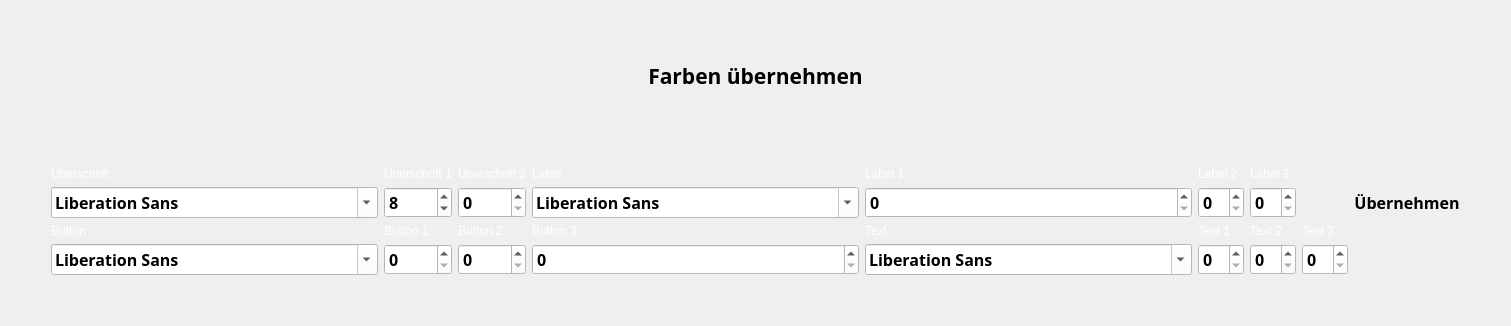
     <widget class="QWidget" name="tab">
      <attribute name="title">
       <string>Optik</string>
      </attribute>
      <layout class="QGridLayout" name="gridLayout_6">
       <item row="3" column="1">
        <layout class="QHBoxLayout" name="horizontalLayout">
         <item>
          <layout class="QVBoxLayout" name="verticalLayout_2">
           <property name="sizeConstraint">
            <enum>QLayout::SetDefaultConstraint</enum>
           </property>
          </layout>
         </item>
         <item>
          <layout class="QVBoxLayout" name="verticalLayout_3"/>
         </item>
         <item>
          <layout class="QVBoxLayout" name="verticalLayout_4"/>
         </item>
         <item>
          <layout class="QVBoxLayout" name="verticalLayout_5"/>
         </item>
        </layout>
       </item>
       <item row="5" column="1">
        <spacer name="verticalSpacer_7">
         <property name="orientation">
          <enum>Qt::Vertical</enum>
         </property>
         <property name="sizeType">
          <enum>QSizePolicy::Fixed</enum>
         </property>
         <property name="sizeHint" stdset="0">
          <size>
           <width>20</width>
           <height>40</height>
          </size>
         </property>
        </spacer>
       </item>
       <item row="0" column="1">
        <spacer name="verticalSpacer_6">
         <property name="orientation">
          <enum>Qt::Vertical</enum>
         </property>
         <property name="sizeType">
          <enum>QSizePolicy::Fixed</enum>
         </property>
         <property name="sizeHint" stdset="0">
          <size>
           <width>20</width>
           <height>40</height>
          </size>
         </property>
        </spacer>
       </item>
       <item row="3" column="0">
        <spacer name="horizontalSpacer_13">
         <property name="orientation">
          <enum>Qt::Horizontal</enum>
         </property>
         <property name="sizeType">
          <enum>QSizePolicy::Fixed</enum>
         </property>
         <property name="sizeHint" stdset="0">
          <size>
           <width>40</width>
           <height>20</height>
          </size>
         </property>
        </spacer>
       </item>
       <item row="1" column="1">
        <widget class="QPushButton" name="colorchange">
         <property name="minimumSize">
          <size>
           <width>80</width>
           <height>50</height>
          </size>
         </property>
         <property name="font">
          <font>
           <family>VW Head CarUI</family>
           <pointsize>16</pointsize>
           <weight>75</weight>
           <bold>true</bold>
          </font>
         </property>
         <property name="styleSheet">
          <string notr="true">QPushButton{
background: qlineargradient(x1: 0, y1: 0, x2: 0, y2: 1,
                     stop: 0 #c8def3, stop: 0.4 #79aee2,
                     stop: 0.5 #6fa3d6, stop: 1.0 #6798c7);
color:rgb(0, 0, 0);
border-style:outset;
}
QPushButton:hover{
background: qlineargradient(x1: 0, y1: 0, x2: 0, y2: 1,
                     stop: 0 #6798c7, stop: 0.4 #6fa3d6,
                     stop: 0.5 #79aee2, stop: 1.0 #c8def3);
border-style:outset;
border-width:3px;
border-color:rgb(46, 87, 143);
}
QPushButton:pressed{
background-color: rgb(200, 222, 243);
border-style:inset;
}
</string>
         </property>
         <property name="text">
          <string>Farben übernehmen</string>
         </property>
        </widget>
       </item>
       <item row="3" column="2">
        <spacer name="horizontalSpacer_14">
         <property name="orientation">
          <enum>Qt::Horizontal</enum>
         </property>
         <property name="sizeType">
          <enum>QSizePolicy::Fixed</enum>
         </property>
         <property name="sizeHint" stdset="0">
          <size>
           <width>40</width>
           <height>20</height>
          </size>
         </property>
        </spacer>
       </item>
       <item row="4" column="1">
        <layout class="QVBoxLayout" name="verticalLayout_6">
         <item>
          <layout class="QGridLayout" name="gridLayout_3">
           <item row="2" column="0">
            <widget class="QLabel" name="label_8">
             <property name="styleSheet">
              <string notr="true">color:rgb(255,255,255)</string>
             </property>
             <property name="text">
              <string>Button</string>
             </property>
            </widget>
           </item>
           <item row="1" column="6">
            <widget class="QSpinBox" name="spinBoxL3">
             <property name="font">
              <font>
               <family>VW Head CarUI</family>
               <pointsize>12</pointsize>
               <weight>75</weight>
               <bold>true</bold>
              </font>
             </property>
             <property name="styleSheet">
              <string notr="true">background-color:rgb(255,255,255)</string>
             </property>
            </widget>
           </item>
           <item row="1" column="2">
            <widget class="QSpinBox" name="spinBoxU2">
             <property name="font">
              <font>
               <family>VW Head CarUI</family>
               <pointsize>12</pointsize>
               <weight>75</weight>
               <bold>true</bold>
              </font>
             </property>
             <property name="styleSheet">
              <string notr="true">background-color:rgb(255,255,255)</string>
             </property>
            </widget>
           </item>
           <item row="0" column="6">
            <widget class="QLabel" name="label_16">
             <property name="styleSheet">
              <string notr="true">color:rgb(255,255,255)</string>
             </property>
             <property name="text">
              <string>Label 3</string>
             </property>
            </widget>
           </item>
           <item row="1" column="15">
            <widget class="QPushButton" name="pushButton">
             <property name="font">
              <font>
               <family>VW Head CarUI</family>
               <pointsize>12</pointsize>
               <weight>75</weight>
               <italic>false</italic>
               <bold>true</bold>
              </font>
             </property>
             <property name="styleSheet">
              <string notr="true">QPushButton{
background: qlineargradient(x1: 0, y1: 0, x2: 0, y2: 1,
                     stop: 0 #c8def3, stop: 0.4 #79aee2,
                     stop: 0.5 #6fa3d6, stop: 1.0 #6798c7);
color:rgb(0, 0, 0);
border-style:outset;
}
QPushButton:hover{
background: qlineargradient(x1: 0, y1: 0, x2: 0, y2: 1,
                     stop: 0 #6798c7, stop: 0.4 #6fa3d6,
                     stop: 0.5 #79aee2, stop: 1.0 #c8def3);
border-style:outset;
border-width:3px;
border-color:rgb(46, 87, 143);
}
QPushButton:pressed{
background-color: rgb(200, 222, 243);
border-style:inset;
}
</string>
             </property>
             <property name="text">
              <string>Übernehmen</string>
             </property>
            </widget>
           </item>
           <item row="0" column="5">
            <widget class="QLabel" name="label_6">
             <property name="styleSheet">
              <string notr="true">color:rgb(255,255,255)</string>
             </property>
             <property name="text">
              <string>Label 2</string>
             </property>
            </widget>
           </item>
           <item row="0" column="3">
            <widget class="QLabel" name="label_7">
             <property name="styleSheet">
              <string notr="true">color:rgb(255,255,255)</string>
             </property>
             <property name="text">
              <string>Label</string>
             </property>
            </widget>
           </item>
           <item row="1" column="3">
            <widget class="QFontComboBox" name="fontComboBox2">
             <property name="font">
              <font>
               <family>VW Head CarUI</family>
               <pointsize>12</pointsize>
               <weight>75</weight>
               <bold>true</bold>
              </font>
             </property>
             <property name="styleSheet">
              <string notr="true">background-color:rgb(255,255,255)</string>
             </property>
            </widget>
           </item>
           <item row="0" column="2">
            <widget class="QLabel" name="label_2">
             <property name="styleSheet">
              <string notr="true">color:rgb(255,255,255)</string>
             </property>
             <property name="text">
              <string>Überschrift 2</string>
             </property>
            </widget>
           </item>
           <item row="1" column="1">
            <widget class="QSpinBox" name="spinBoxU1">
             <property name="font">
              <font>
               <family>VW Head CarUI</family>
               <pointsize>12</pointsize>
               <weight>75</weight>
               <bold>true</bold>
              </font>
             </property>
             <property name="styleSheet">
              <string notr="true">background-color:rgb(255,255,255)</string>
             </property>
             <property name="showGroupSeparator" stdset="0">
              <bool>false</bool>
             </property>
             <property name="value">
              <number>8</number>
             </property>
            </widget>
           </item>
           <item row="1" column="4">
            <widget class="QSpinBox" name="spinBoxL1">
             <property name="font">
              <font>
               <family>VW Head CarUI</family>
               <pointsize>12</pointsize>
               <weight>75</weight>
               <bold>true</bold>
              </font>
             </property>
             <property name="styleSheet">
              <string notr="true">background-color:rgb(255,255,255)</string>
             </property>
            </widget>
           </item>
           <item row="1" column="5">
            <widget class="QSpinBox" name="spinBoxL2">
             <property name="font">
              <font>
               <family>VW Head CarUI</family>
               <pointsize>12</pointsize>
               <weight>75</weight>
               <bold>true</bold>
              </font>
             </property>
             <property name="styleSheet">
              <string notr="true">background-color:rgb(255,255,255)</string>
             </property>
            </widget>
           </item>
           <item row="0" column="0">
            <widget class="QLabel" name="label_5">
             <property name="styleSheet">
              <string notr="true">color:rgb(255,255,255)</string>
             </property>
             <property name="text">
              <string>Überschrift</string>
             </property>
            </widget>
           </item>
           <item row="1" column="0">
            <widget class="QFontComboBox" name="fontComboBox1">
             <property name="font">
              <font>
               <family>VW Head CarUI</family>
               <pointsize>12</pointsize>
               <weight>75</weight>
               <bold>true</bold>
              </font>
             </property>
             <property name="styleSheet">
              <string notr="true">background-color:rgb(255,255,255)</string>
             </property>
            </widget>
           </item>
           <item row="0" column="4">
            <widget class="QLabel" name="label_4">
             <property name="styleSheet">
              <string notr="true">color:rgb(255,255,255)</string>
             </property>
             <property name="text">
              <string>Label 1</string>
             </property>
            </widget>
           </item>
           <item row="0" column="1">
            <widget class="QLabel" name="label_3">
             <property name="styleSheet">
              <string notr="true">color:rgb(255,255,255)</string>
             </property>
             <property name="text">
              <string>Überschrift 1</string>
             </property>
            </widget>
           </item>
           <item row="3" column="0">
            <widget class="QFontComboBox" name="fontComboBox3">
             <property name="font">
              <font>
               <family>VW Head CarUI</family>
               <pointsize>12</pointsize>
               <weight>75</weight>
               <bold>true</bold>
              </font>
             </property>
             <property name="styleSheet">
              <string notr="true">background-color:rgb(255,255,255)</string>
             </property>
            </widget>
           </item>
           <item row="3" column="1">
            <widget class="QSpinBox" name="spinBoxB1">
             <property name="font">
              <font>
               <family>VW Head CarUI</family>
               <pointsize>12</pointsize>
               <weight>75</weight>
               <bold>true</bold>
              </font>
             </property>
             <property name="styleSheet">
              <string notr="true">background-color:rgb(255,255,255)</string>
             </property>
            </widget>
           </item>
           <item row="2" column="1">
            <widget class="QLabel" name="label_9">
             <property name="styleSheet">
              <string notr="true">color:rgb(255,255,255)</string>
             </property>
             <property name="text">
              <string>Button 1</string>
             </property>
            </widget>
           </item>
           <item row="2" column="2">
            <widget class="QLabel" name="label_10">
             <property name="styleSheet">
              <string notr="true">color:rgb(255,255,255)</string>
             </property>
             <property name="text">
              <string>Button 2</string>
             </property>
            </widget>
           </item>
           <item row="3" column="2">
            <widget class="QSpinBox" name="spinBoxB2">
             <property name="font">
              <font>
               <family>VW Head CarUI</family>
               <pointsize>12</pointsize>
               <weight>75</weight>
               <bold>true</bold>
              </font>
             </property>
             <property name="styleSheet">
              <string notr="true">background-color:rgb(255,255,255)</string>
             </property>
            </widget>
           </item>
           <item row="3" column="3">
            <widget class="QSpinBox" name="spinBoxB3">
             <property name="font">
              <font>
               <family>VW Head CarUI</family>
               <pointsize>12</pointsize>
               <weight>75</weight>
               <bold>true</bold>
              </font>
             </property>
             <property name="styleSheet">
              <string notr="true">background-color:rgb(255,255,255)</string>
             </property>
            </widget>
           </item>
           <item row="2" column="3">
            <widget class="QLabel" name="label_17">
             <property name="styleSheet">
              <string notr="true">color:rgb(255,255,255)</string>
             </property>
             <property name="text">
              <string>Button 3</string>
             </property>
            </widget>
           </item>
           <item row="3" column="4">
            <widget class="QFontComboBox" name="fontComboBox4">
             <property name="font">
              <font>
               <family>VW Head CarUI</family>
               <pointsize>12</pointsize>
               <weight>75</weight>
               <bold>true</bold>
              </font>
             </property>
             <property name="styleSheet">
              <string notr="true">background-color:rgb(255,255,255)</string>
             </property>
            </widget>
           </item>
           <item row="2" column="4">
            <widget class="QLabel" name="label_11">
             <property name="styleSheet">
              <string notr="true">color:rgb(255,255,255)</string>
             </property>
             <property name="text">
              <string>Text</string>
             </property>
            </widget>
           </item>
           <item row="2" column="5">
            <widget class="QLabel" name="label_12">
             <property name="styleSheet">
              <string notr="true">color:rgb(255,255,255)</string>
             </property>
             <property name="text">
              <string>Text 1</string>
             </property>
            </widget>
           </item>
           <item row="3" column="5">
            <widget class="QSpinBox" name="spinBoxT1">
             <property name="font">
              <font>
               <family>VW Head CarUI</family>
               <pointsize>12</pointsize>
               <weight>75</weight>
               <bold>true</bold>
              </font>
             </property>
             <property name="styleSheet">
              <string notr="true">background-color:rgb(255,255,255)</string>
             </property>
            </widget>
           </item>
           <item row="3" column="6">
            <widget class="QSpinBox" name="spinBoxT2">
             <property name="font">
              <font>
               <family>VW Head CarUI</family>
               <pointsize>12</pointsize>
               <weight>75</weight>
               <bold>true</bold>
              </font>
             </property>
             <property name="styleSheet">
              <string notr="true">background-color:rgb(255,255,255)</string>
             </property>
            </widget>
           </item>
           <item row="2" column="6">
            <widget class="QLabel" name="label_13">
             <property name="styleSheet">
              <string notr="true">color:rgb(255,255,255)</string>
             </property>
             <property name="text">
              <string>Text 2</string>
             </property>
            </widget>
           </item>
           <item row="2" column="7">
            <widget class="QLabel" name="label_14">
             <property name="styleSheet">
              <string notr="true">color:rgb(255,255,255)</string>
             </property>
             <property name="text">
              <string>Text 3</string>
             </property>
            </widget>
           </item>
           <item row="3" column="7">
            <widget class="QSpinBox" name="spinBoxT3">
             <property name="font">
              <font>
               <family>VW Head CarUI</family>
               <pointsize>12</pointsize>
               <weight>75</weight>
               <bold>true</bold>
              </font>
             </property>
             <property name="styleSheet">
              <string notr="true">background-color:rgb(255,255,255)</string>
             </property>
            </widget>
           </item>
          </layout>
         </item>
        </layout>
       </item>
       <item row="2" column="1">
        <spacer name="verticalSpacer_8">
         <property name="orientation">
          <enum>Qt::Vertical</enum>
         </property>
         <property name="sizeHint" stdset="0">
          <size>
           <width>20</width>
           <height>40</height>
          </size>
         </property>
        </spacer>
       </item>
      </layout>
     </widget>
